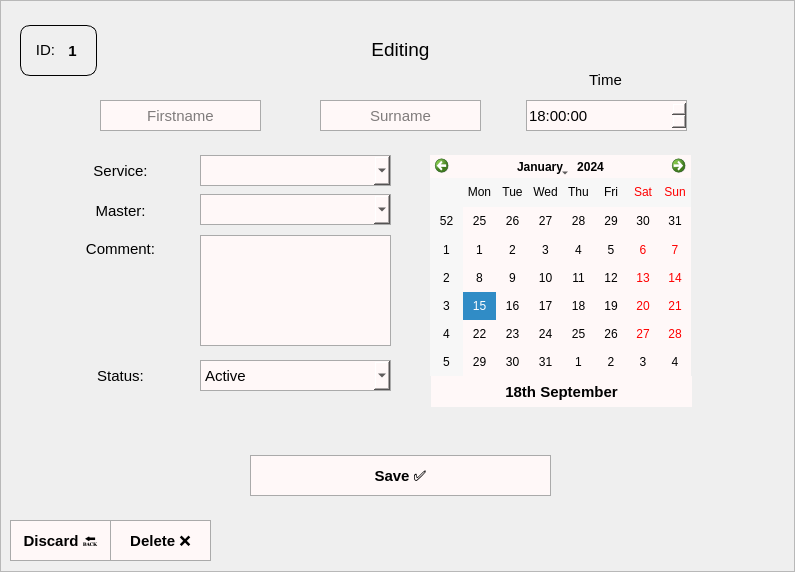
     <widget class="QFrame" name="frame_5">
      <property name="geometry">
       <rect>
        <x>0</x>
        <y>0</y>
        <width>795</width>
        <height>572</height>
       </rect>
      </property>
      <property name="frameShape">
       <enum>QFrame::StyledPanel</enum>
      </property>
      <property name="frameShadow">
       <enum>QFrame::Raised</enum>
      </property>
      <widget class="QLineEdit" name="lineEdit_7">
       <property name="geometry">
        <rect>
         <x>100</x>
         <y>100</y>
         <width>161</width>
         <height>31</height>
        </rect>
       </property>
       <property name="font">
        <font>
         <pointsize>11</pointsize>
        </font>
       </property>
       <property name="styleSheet">
        <string notr="true">background: none;
background-color: rgb(255, 248, 248);
border: 1px solid rgb(170, 170, 170);</string>
       </property>
       <property name="text">
        <string/>
       </property>
       <property name="alignment">
        <set>Qt::AlignCenter</set>
       </property>
       <property name="placeholderText">
        <string>Firstname</string>
       </property>
      </widget>
      <widget class="QLineEdit" name="lineEdit_6">
       <property name="geometry">
        <rect>
         <x>320</x>
         <y>100</y>
         <width>161</width>
         <height>31</height>
        </rect>
       </property>
       <property name="font">
        <font>
         <pointsize>11</pointsize>
        </font>
       </property>
       <property name="styleSheet">
        <string notr="true">background: none;
background-color: rgb(255, 248, 248);
border: 1px solid rgb(170, 170, 170);</string>
       </property>
       <property name="alignment">
        <set>Qt::AlignCenter</set>
       </property>
       <property name="placeholderText">
        <string>Surname</string>
       </property>
      </widget>
      <widget class="QTimeEdit" name="timeEdit_2">
       <property name="geometry">
        <rect>
         <x>526</x>
         <y>100</y>
         <width>161</width>
         <height>31</height>
        </rect>
       </property>
       <property name="font">
        <font>
         <pointsize>11</pointsize>
        </font>
       </property>
       <property name="styleSheet">
        <string notr="true">background: none;
background-color: rgb(255, 248, 248);
border: 1px solid rgb(170, 170, 170);</string>
       </property>
       <property name="time">
        <time>
         <hour>18</hour>
         <minute>0</minute>
         <second>0</second>
        </time>
       </property>
      </widget>
      <widget class="QLabel" name="label_13">
       <property name="geometry">
        <rect>
         <x>570</x>
         <y>70</y>
         <width>71</width>
         <height>20</height>
        </rect>
       </property>
       <property name="font">
        <font>
         <pointsize>11</pointsize>
        </font>
       </property>
       <property name="styleSheet">
        <string notr="true"/>
       </property>
       <property name="text">
        <string>Time</string>
       </property>
       <property name="alignment">
        <set>Qt::AlignCenter</set>
       </property>
      </widget>
      <widget class="QLabel" name="label_10">
       <property name="geometry">
        <rect>
         <x>431</x>
         <y>376</y>
         <width>261</width>
         <height>31</height>
        </rect>
       </property>
       <property name="font">
        <font>
         <pointsize>11</pointsize>
         <bold>true</bold>
        </font>
       </property>
       <property name="styleSheet">
        <string notr="true">background: none;
background-color: rgb(255, 248, 248);</string>
       </property>
       <property name="text">
        <string>18th September</string>
       </property>
       <property name="alignment">
        <set>Qt::AlignCenter</set>
       </property>
      </widget>
      <widget class="QComboBox" name="comboBox_4">
       <property name="geometry">
        <rect>
         <x>200</x>
         <y>194</y>
         <width>191</width>
         <height>31</height>
        </rect>
       </property>
       <property name="font">
        <font>
         <pointsize>11</pointsize>
        </font>
       </property>
       <property name="styleSheet">
        <string notr="true">background: none;
background-color: rgb(255, 248, 248);
border: 1px solid rgb(170, 170, 170);
</string>
       </property>
      </widget>
      <widget class="QLabel" name="label_11">
       <property name="geometry">
        <rect>
         <x>45</x>
         <y>200</y>
         <width>151</width>
         <height>21</height>
        </rect>
       </property>
       <property name="font">
        <font>
         <pointsize>11</pointsize>
        </font>
       </property>
       <property name="text">
        <string>Master:</string>
       </property>
       <property name="alignment">
        <set>Qt::AlignCenter</set>
       </property>
      </widget>
      <widget class="QLabel" name="label_12">
       <property name="geometry">
        <rect>
         <x>45</x>
         <y>160</y>
         <width>151</width>
         <height>21</height>
        </rect>
       </property>
       <property name="font">
        <font>
         <pointsize>11</pointsize>
        </font>
       </property>
       <property name="text">
        <string>Service:</string>
       </property>
       <property name="alignment">
        <set>Qt::AlignCenter</set>
       </property>
      </widget>
      <widget class="QComboBox" name="comboBox_3">
       <property name="geometry">
        <rect>
         <x>200</x>
         <y>155</y>
         <width>191</width>
         <height>31</height>
        </rect>
       </property>
       <property name="font">
        <font>
         <pointsize>11</pointsize>
        </font>
       </property>
       <property name="styleSheet">
        <string notr="true">background: none;
background-color: rgb(255, 248, 248);
border: 1px solid rgb(170, 170, 170);</string>
       </property>
      </widget>
      <widget class="QCalendarWidget" name="calendarWidget_2">
       <property name="geometry">
        <rect>
         <x>430</x>
         <y>155</y>
         <width>261</width>
         <height>221</height>
        </rect>
       </property>
       <property name="styleSheet">
        <string notr="true">background: none;
background-color: rgb(255, 248, 248);
color: rgb(0,0,0);</string>
       </property>
      </widget>
      <widget class="QPushButton" name="pushButton_6">
       <property name="geometry">
        <rect>
         <x>250</x>
         <y>455</y>
         <width>301</width>
         <height>41</height>
        </rect>
       </property>
       <property name="sizeIncrement">
        <size>
         <width>0</width>
         <height>0</height>
        </size>
       </property>
       <property name="font">
        <font>
         <pointsize>11</pointsize>
         <bold>true</bold>
        </font>
       </property>
       <property name="focusPolicy">
        <enum>Qt::StrongFocus</enum>
       </property>
       <property name="styleSheet">
        <string notr="true">background: none;
background-color: rgb(255, 248, 248);
border: 1px solid rgb(170, 170, 170);</string>
       </property>
       <property name="text">
        <string>Save ✅</string>
       </property>
       <property name="iconSize">
        <size>
         <width>17</width>
         <height>16</height>
        </size>
       </property>
      </widget>
      <widget class="QPushButton" name="pushButton_9">
       <property name="geometry">
        <rect>
         <x>10</x>
         <y>520</y>
         <width>101</width>
         <height>41</height>
        </rect>
       </property>
       <property name="sizeIncrement">
        <size>
         <width>0</width>
         <height>0</height>
        </size>
       </property>
       <property name="font">
        <font>
         <pointsize>11</pointsize>
         <bold>true</bold>
        </font>
       </property>
       <property name="focusPolicy">
        <enum>Qt::StrongFocus</enum>
       </property>
       <property name="styleSheet">
        <string notr="true">background: none;
background-color: rgb(255, 248, 248);
border: 1px solid rgb(170, 170, 170);</string>
       </property>
       <property name="text">
        <string>Discard 🔙</string>
       </property>
       <property name="iconSize">
        <size>
         <width>17</width>
         <height>16</height>
        </size>
       </property>
      </widget>
      <widget class="QPushButton" name="pushButton_12">
       <property name="geometry">
        <rect>
         <x>110</x>
         <y>520</y>
         <width>101</width>
         <height>41</height>
        </rect>
       </property>
       <property name="sizeIncrement">
        <size>
         <width>0</width>
         <height>0</height>
        </size>
       </property>
       <property name="font">
        <font>
         <pointsize>11</pointsize>
         <bold>true</bold>
        </font>
       </property>
       <property name="focusPolicy">
        <enum>Qt::StrongFocus</enum>
       </property>
       <property name="styleSheet">
        <string notr="true">background: none;
background-color: rgb(255, 248, 248);
border: 1px solid rgb(170, 170, 170);</string>
       </property>
       <property name="text">
        <string>Delete ❌</string>
       </property>
       <property name="iconSize">
        <size>
         <width>17</width>
         <height>16</height>
        </size>
       </property>
      </widget>
      <widget class="QLabel" name="label_15">
       <property name="geometry">
        <rect>
         <x>320</x>
         <y>34</y>
         <width>161</width>
         <height>31</height>
        </rect>
       </property>
       <property name="font">
        <font>
         <pointsize>14</pointsize>
        </font>
       </property>
       <property name="text">
        <string>Editing</string>
       </property>
       <property name="alignment">
        <set>Qt::AlignCenter</set>
       </property>
      </widget>
      <widget class="QLabel" name="label_14">
       <property name="geometry">
        <rect>
         <x>45</x>
         <y>238</y>
         <width>151</width>
         <height>21</height>
        </rect>
       </property>
       <property name="font">
        <font>
         <pointsize>11</pointsize>
        </font>
       </property>
       <property name="text">
        <string>Comment:</string>
       </property>
       <property name="alignment">
        <set>Qt::AlignCenter</set>
       </property>
      </widget>
      <widget class="QTextEdit" name="textEdit">
       <property name="geometry">
        <rect>
         <x>200</x>
         <y>235</y>
         <width>191</width>
         <height>111</height>
        </rect>
       </property>
       <property name="font">
        <font>
         <pointsize>10</pointsize>
        </font>
       </property>
       <property name="styleSheet">
        <string notr="true">background: none;
background-color: rgb(255, 248, 248);
border: 1px solid rgb(170, 170, 170);</string>
       </property>
      </widget>
      <widget class="QGroupBox" name="groupBox_2">
       <property name="geometry">
        <rect>
         <x>20</x>
         <y>25</y>
         <width>77</width>
         <height>51</height>
        </rect>
       </property>
       <property name="styleSheet">
        <string notr="true">border: 1px solid black;
border-radius: 10px;
background: none;</string>
       </property>
       <property name="title">
        <string/>
       </property>
       <widget class="QLabel" name="label_16">
        <property name="geometry">
         <rect>
          <x>10</x>
          <y>15</y>
          <width>31</width>
          <height>20</height>
         </rect>
        </property>
        <property name="font">
         <font>
          <pointsize>11</pointsize>
         </font>
        </property>
        <property name="styleSheet">
         <string notr="true">border: none;
background: none;</string>
        </property>
        <property name="text">
         <string>ID:</string>
        </property>
        <property name="alignment">
         <set>Qt::AlignCenter</set>
        </property>
       </widget>
       <widget class="QLabel" name="label_17">
        <property name="geometry">
         <rect>
          <x>37</x>
          <y>10</y>
          <width>31</width>
          <height>31</height>
         </rect>
        </property>
        <property name="font">
         <font>
          <pointsize>11</pointsize>
          <bold>true</bold>
         </font>
        </property>
        <property name="styleSheet">
         <string notr="true">border: none;
background: none;</string>
        </property>
        <property name="text">
         <string>1</string>
        </property>
        <property name="alignment">
         <set>Qt::AlignCenter</set>
        </property>
       </widget>
      </widget>
      <widget class="QLabel" name="label_27">
       <property name="geometry">
        <rect>
         <x>45</x>
         <y>365</y>
         <width>151</width>
         <height>21</height>
        </rect>
       </property>
       <property name="font">
        <font>
         <pointsize>11</pointsize>
        </font>
       </property>
       <property name="text">
        <string>Status:</string>
       </property>
       <property name="alignment">
        <set>Qt::AlignCenter</set>
       </property>
      </widget>
      <widget class="QComboBox" name="comboBox_6">
       <property name="geometry">
        <rect>
         <x>200</x>
         <y>360</y>
         <width>191</width>
         <height>31</height>
        </rect>
       </property>
       <property name="font">
        <font>
         <pointsize>11</pointsize>
        </font>
       </property>
       <property name="styleSheet">
        <string notr="true">background: none;
background-color: rgb(255, 248, 248);
border: 1px solid rgb(170, 170, 170);</string>
       </property>
       <property name="currentIndex">
        <number>0</number>
       </property>
       <item>
        <property name="text">
         <string>Active</string>
        </property>
       </item>
       <item>
        <property name="text">
         <string>Archived</string>
        </property>
       </item>
       <item>
        <property name="text">
         <string>Cancelled</string>
        </property>
       </item>
      </widget>
     </widget>
